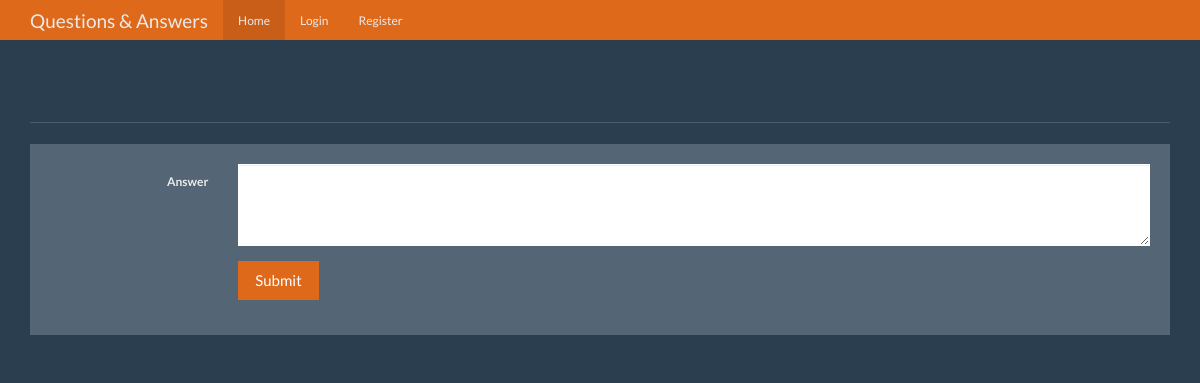
Before: /answer/6 with the older database file.
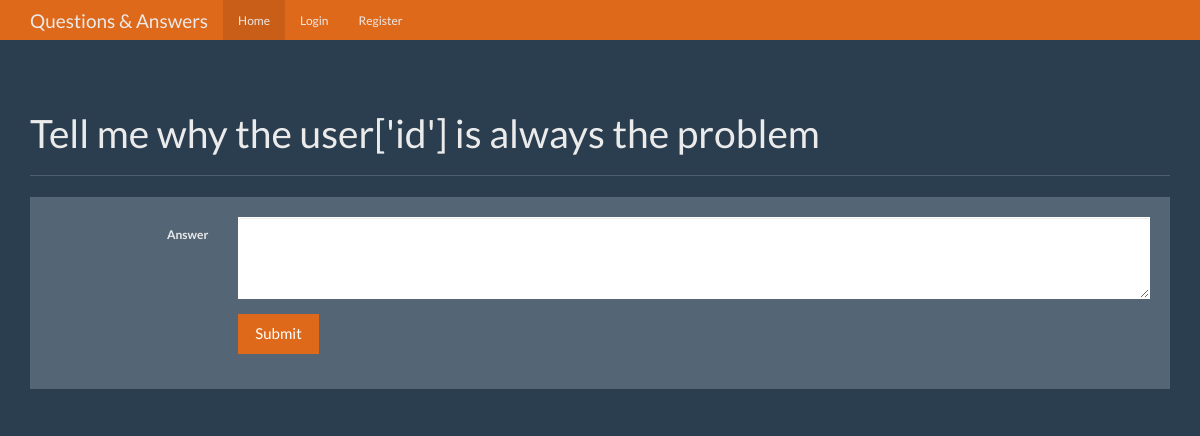
After: the same page with the newer database file.
### tables this page shows
CREATE TABLE questions (
    id integer primary key,
    question_text text not null,
    answer_text text,
    asked_by_id integer not null,
    expert_id integer not null
);

### app.py (the view)
@app.route('/answer/<question_id>', methods=["GET", "POST"])
def answer(question_id):
    user = get_current_user()
    db=get_db()
    if request.method == "POST":
        db.execute('update questions set answer_text = ?  where id = ?', [request.form['answer'], question_id])
        db.commit()
        return redirect(url_for('unanswered'))
    question_cur = db.execute("select id, question_text from questions where id = ?", [question_id])
    question_result = question_cur.fetchone()
    return render_template('answer.html', user=user, question=question_result)

### app.py (called while the page is built)
def get_current_user():
    user_result = None
    if 'user' in session:
        user = session['user']
        db = get_db()
        user_cur = db.execute('select id, name, password, expert, admin from users where name = ?', [user])
        user_result = user_cur.fetchone()
    return user_result

### database.py (called while the page is built)
def connect_db():
    sql = sqlite3.connect('C:/Users/broersma/Documents/questions_app/questions.db')
    sql.row_factory = sqlite3.Row
    return sql

def get_db():
    if not hasattr(g, 'sqlite_db'):
        g.sqlite_db = connect_db()
    return g.sqlite_db

### templates/answer.html (shortened to what this page needs)
<!DOCTYPE html>
<html lang="en">
  <head>
    <link href="{{ url_for('static', filename='bootstrap.min.css') }}" rel="stylesheet">
    <link href="{{ url_for('static', filename='theme.css') }}" rel="stylesheet">
  </head>
  <body>
    <nav class="navbar navbar-inverse navbar-fixed-top">
      <div class="container">
        <div class="navbar-header">
          <a class="navbar-brand" href="#">Questions & Answers</a>
        </div>
        <div id="navbar" class="navbar-collapse collapse">
          <ul class="nav navbar-nav">
            <li class="active"><a href="{{ url_for('index') }}">Home</a></li>
            {% if not user %}
            <li><a href="{{ url_for('login') }}">Login</a></li>
            <li><a href="{{ url_for('register') }}">Register</a></li>
            {% endif %}
          </ul>
        </div>
      </div>
    </nav>
    <div class="container theme-showcase" role="main">
      <div class="page-header">
        <h1>{{question['question_text']}}</h1>
      </div>
        <div class="row">
          <div class="col-lg-12">
            <div class="well bs-component">
              <form class="form-horizontal" action="{{ url_for('answer', question_id=question['id'])}}" method="POST">
                <fieldset>
                  <div class="form-group">
                    <label for="textArea" class="col-lg-2 control-label">Answer</label>
                    <div class="col-lg-10">
                      <textarea class="form-control" rows="3" name="answer" id="textArea"></textarea>
                    </div>
                  </div>
                  <div class="form-group">
                    <div class="col-lg-10 col-lg-offset-2">
                      <button type="submit" class="btn btn-primary">Submit</button>
                    </div>
                  </div>
                </fieldset>
              </form>
            </div>
          </div>
        </div>
      </div>
  </body>
</html>

Changed rows visible on the page:
added questions: question_text "Tell me why the user['id'] is always the problem"
